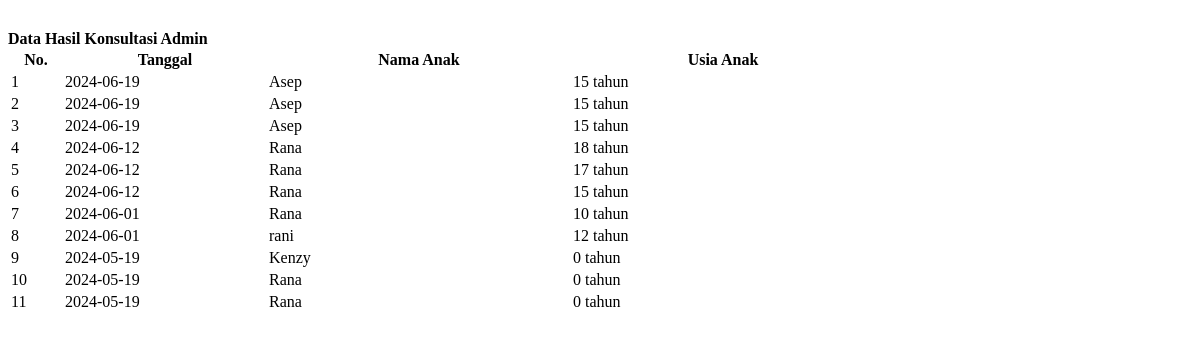
The page /SistemPakar/tampil_konsultasiadm.php on the database as committed earlier.
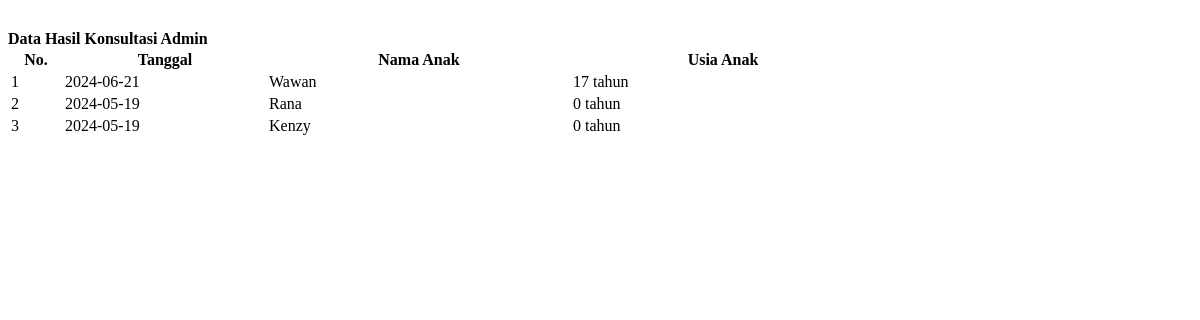
The same page on the database as committed later.
### tables this page shows
CREATE TABLE `konsultasi` (
  `idkonsultasi` int(15) NOT NULL,
  `tanggal` date NOT NULL,
  `nama` varchar(50) NOT NULL,
  `usia` int(255) NOT NULL
);

### SistemPakar/tampil_konsultasiadm.php (the view, shortened to what this page needs)
<div class="card">
  <div class="card-header bg-primary text-white border-dark"><strong>Data Hasil Konsultasi Admin</strong></div>
  <div class="card-body">
    <table class="table table-bordered" id="myTable">
    <thead>
      <tr>
        <th width="50px">No.</th>
        <th width="200px">Tanggal</th>
        <th width="300px">Nama Anak</th>
        <th width="300px">Usia Anak</th>
        <th width="100px"></th>
      </tr>
    </thead>
    <tbody>
    <?php
        $conn = new mysqli("localhost", "root", "", "db_pakar1");
        $no=1;
        $sql = "SELECT * FROM konsultasi ORDER BY tanggal DESC";
        $result = $conn->query($sql);
        while($row = $result->fetch_assoc()) {
    ?>
        <tr>
            <td><?php echo $no++; ?></td>
            <td><?php echo $row['tanggal']; ?></td>
            <td><?php echo $row['nama']; ?></td>
            <td><?php echo $row['usia'] . " tahun"; ?></td>
            <td align="center">
            </td>
        </tr>
    <?php
     }
    ?>
   </tbody>
</table>
</div>
</div>

Rows that differ between the two databases and show on the page:
removed konsultasi: tanggal "2024-06-19", nama "Asep", usia "15"
removed konsultasi: tanggal "2024-06-19", nama "Asep", usia "15"
removed konsultasi: tanggal "2024-06-19", nama "Asep", usia "15"
removed konsultasi: tanggal "2024-06-12", nama "Rana", usia "18"
removed konsultasi: tanggal "2024-06-12", nama "Rana", usia "17"
removed konsultasi: tanggal "2024-06-12", nama "Rana", usia "15"
removed konsultasi: tanggal "2024-06-01", nama "Rana", usia "10"
removed konsultasi: tanggal "2024-06-01", nama "rani", usia "12"
removed konsultasi: tanggal "2024-05-19", nama "Rana", usia "0"
added konsultasi: tanggal "2024-06-21", nama "Wawan", usia "17"
shown differently, row unchanged: konsultasi "Rana": moves up the list
